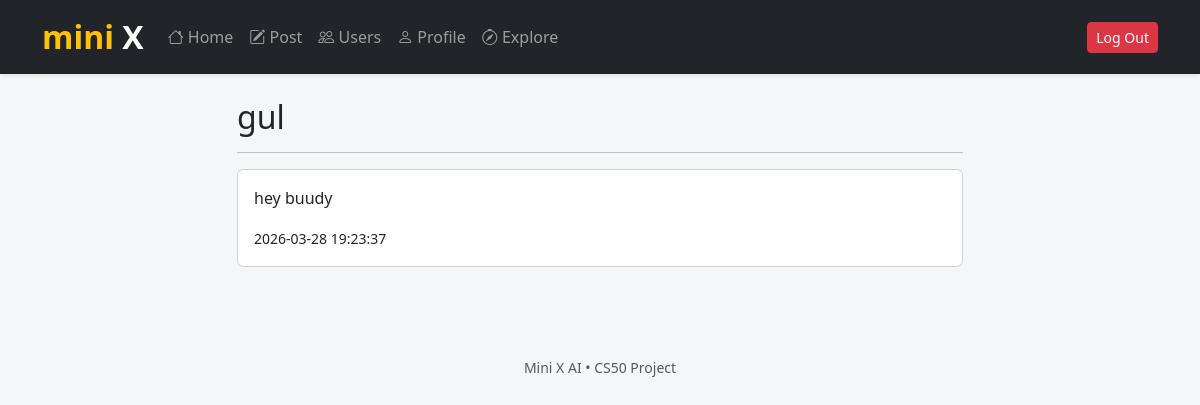
Page /profile/3 (signed in) on the committed database.
### tables this page shows
CREATE TABLE users (id INTEGER PRIMARY KEY AUTOINCREMENT NOT NULL, username TEXT NOT NULL, hash TEXT NOT NULL);

CREATE TABLE posts (
    id INTEGER PRIMARY KEY AUTOINCREMENT,
    user_id INTEGER NOT NULL,
    content TEXT NOT NULL,
    timestamp DATETIME DEFAULT CURRENT_TIMESTAMP,
    FOREIGN KEY(user_id) REFERENCES users(id)
);

### app.py (the view)
@app.route("/profile/<int:user_id>")
@login_required
def profile(user_id):
    user = db.execute(
        "SELECT * FROM users WHERE id = ?",
        user_id
    )
    if len(user) == 0:
        return apology("User not found", 404)
    posts = db.execute(
        "SELECT * FROM posts WHERE user_id = ? ORDER BY timestamp DESC",
        user_id
    )
    posts_count = db.execute(
        "SELECT COUNT(*) AS count FROM posts WHERE user_id = ?",
        user_id
    )[0]["count"]
    followers_count = db.execute(
        "SELECT COUNT(*) AS count FROM followers WHERE following_id = ?",
        user_id
    )[0]["count"]
    following_count = db.execute(
        "SELECT COUNT(*) AS count FROM followers WHERE follower_id = ?",
        user_id
    )[0]["count"]
    is_following = db.execute(
        "SELECT * FROM followers WHERE follower_id = ? AND following_id = ?",
        session["user_id"],
        user_id
    )
    return render_template(
        "profile.html",
        user=user[0],
        posts=posts,
        posts_count=posts_count,
        followers_count=followers_count,
        following_count=following_count,
        is_following=len(is_following) > 0
    )

### helpers.py (called while the page is built)
def login_required(f):
    @wraps(f)
    def decorated_function(*args, **kwargs):
        if session.get("user_id") is None:
            return redirect("/login")
        return f(*args, **kwargs)
    return decorated_function

### templates/profile.html (shortened to what this page needs)
{% extends "layout.html" %}
{% block main %}
<h2>{{ user.username }}</h2>
<hr>
{% if posts %}
    {% for post in posts %}
        <div class="card mb-3">
            <div class="card-body">
                <p>{{ post.content }}</p>
                <small>{{ post.timestamp }}</small>
            </div>
        </div>
    {% endfor %}
{% else %}
<p>No posts</p>
{% endif %}
{% endblock %}

### rows in the picture
users: username "gul"
posts: content "hey buudy", timestamp "2026-03-28 19:23:37"
